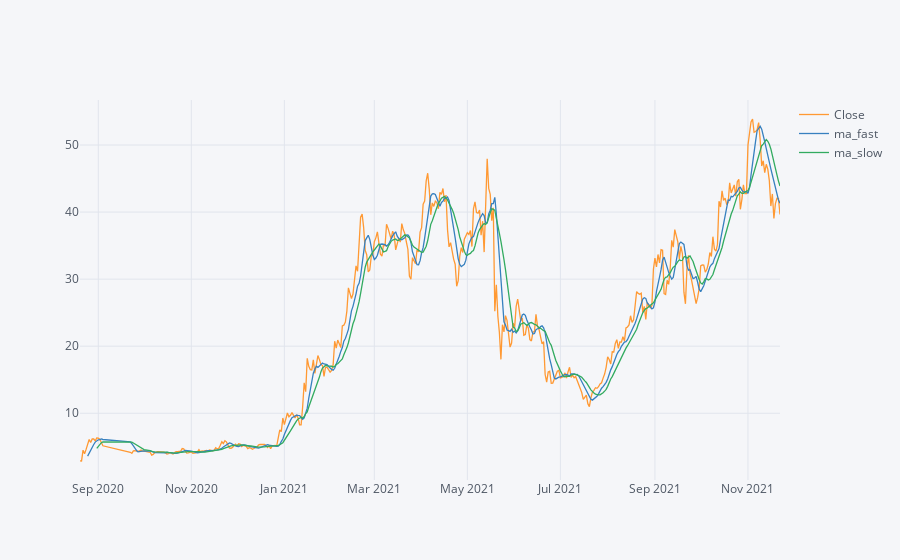

Notebook cell for this chart:
### Code cell
fast_trend = df.Open.rolling(window=short_trend_days).mean()
slow_trend = df.Open.rolling(window=long_trend_days).mean()

df['ma_fast'] = fast_trend
df['ma_slow'] = slow_trend
df[['Close','ma_fast','ma_slow']].iplot()

### Figure 1 — Plotly figure (JSON) as saved in the notebook; plotly's stock layout.template omitted (floating-point values rounded to 4 significant figures; data arrays with more than 128 entries replaced by an {"elided": "..."} marker saying what was removed)
{"data": [{"line": {"color": "rgba(255, 153, 51, 1.0)", "dash": "solid", "shape": "linear", "width": 1.3}, "mode": "lines", "name": "Close", "text": "", "type": "scatter", "x": {"elided": "437 str values"}, "y": {"elided": "437 float values"}}, {"line": {"color": "rgba(55, 128, 191, 1.0)", "dash": "solid", "shape": "linear", "width": 1.3}, "mode": "lines", "name": "ma_fast", "text": "", "type": "scatter", "x": {"elided": "437 str values"}, "y": {"elided": "437 mixed values"}}, {"line": {"color": "rgba(50, 171, 96, 1.0)", "dash": "solid", "shape": "linear", "width": 1.3}, "mode": "lines", "name": "ma_slow", "text": "", "type": "scatter", "x": {"elided": "437 str values"}, "y": {"elided": "437 mixed values"}}], "layout": {"legend": {"bgcolor": "#F5F6F9", "font": {"color": "#4D5663"}}, "paper_bgcolor": "#F5F6F9", "plot_bgcolor": "#F5F6F9", "title": {"font": {"color": "#4D5663"}}, "xaxis": {"gridcolor": "#E1E5ED", "showgrid": true, "tickfont": {"color": "#4D5663"}, "title": {"font": {"color": "#4D5663"}, "text": ""}, "zerolinecolor": "#E1E5ED"}, "yaxis": {"gridcolor": "#E1E5ED", "showgrid": true, "tickfont": {"color": "#4D5663"}, "title": {"font": {"color": "#4D5663"}, "text": ""}, "zerolinecolor": "#E1E5ED"}}}
